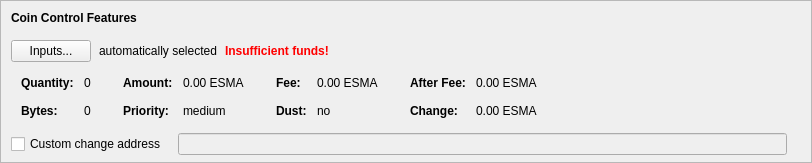
    <widget class="QFrame" name="frameCoinControl">
     <property name="sizePolicy">
      <sizepolicy hsizetype="Expanding" vsizetype="Expanding">
       <horstretch>0</horstretch>
       <verstretch>0</verstretch>
      </sizepolicy>
     </property>
     <property name="maximumSize">
      <size>
       <width>16777215</width>
       <height>16777215</height>
      </size>
     </property>
     <property name="frameShape">
      <enum>QFrame::StyledPanel</enum>
     </property>
     <property name="frameShadow">
      <enum>QFrame::Sunken</enum>
     </property>
     <layout class="QVBoxLayout" name="verticalLayoutCoinControl2">
      <property name="spacing">
       <number>0</number>
      </property>
      <property name="leftMargin">
       <number>0</number>
      </property>
      <property name="topMargin">
       <number>0</number>
      </property>
      <property name="rightMargin">
       <number>0</number>
      </property>
      <property name="bottomMargin">
       <number>6</number>
      </property>
      <item>
       <layout class="QVBoxLayout" name="verticalLayoutCoinControl" stretch="0,0,0,0,1">
        <property name="spacing">
         <number>0</number>
        </property>
        <property name="leftMargin">
         <number>10</number>
        </property>
        <property name="topMargin">
         <number>10</number>
        </property>
        <item>
         <layout class="QHBoxLayout" name="horizontalLayoutCoinControl1">
          <property name="bottomMargin">
           <number>15</number>
          </property>
          <item>
           <widget class="QLabel" name="labelCoinControlFeatures">
            <property name="sizePolicy">
             <sizepolicy hsizetype="Preferred" vsizetype="Maximum">
              <horstretch>0</horstretch>
              <verstretch>0</verstretch>
             </sizepolicy>
            </property>
            <property name="font">
             <font>
              <weight>75</weight>
              <bold>true</bold>
             </font>
            </property>
            <property name="styleSheet">
             <string notr="true">font-weight:bold;</string>
            </property>
            <property name="text">
             <string>Coin Control Features</string>
            </property>
           </widget>
          </item>
         </layout>
        </item>
        <item>
         <layout class="QHBoxLayout" name="horizontalLayoutCoinControl2" stretch="0,0,0,0">
          <property name="spacing">
           <number>8</number>
          </property>
          <property name="bottomMargin">
           <number>10</number>
          </property>
          <item>
           <widget class="QPushButton" name="pushButtonCoinControl">
            <property name="styleSheet">
             <string notr="true"/>
            </property>
            <property name="text">
             <string>Inputs...</string>
            </property>
            <property name="autoDefault">
             <bool>false</bool>
            </property>
           </widget>
          </item>
          <item>
           <widget class="QLabel" name="labelCoinControlAutomaticallySelected">
            <property name="text">
             <string>automatically selected</string>
            </property>
            <property name="margin">
             <number>5</number>
            </property>
           </widget>
          </item>
          <item>
           <widget class="QLabel" name="labelCoinControlInsuffFunds">
            <property name="font">
             <font>
              <weight>75</weight>
              <bold>true</bold>
             </font>
            </property>
            <property name="styleSheet">
             <string notr="true">color:red;font-weight:bold;</string>
            </property>
            <property name="text">
             <string>Insufficient funds!</string>
            </property>
            <property name="margin">
             <number>5</number>
            </property>
           </widget>
          </item>
          <item>
           <spacer name="horizontalSpacerCoinControl">
            <property name="orientation">
             <enum>Qt::Horizontal</enum>
            </property>
            <property name="sizeHint" stdset="0">
             <size>
              <width>40</width>
              <height>1</height>
             </size>
            </property>
           </spacer>
          </item>
         </layout>
        </item>
        <item>
         <widget class="QWidget" name="widgetCoinControl" native="true">
          <property name="sizePolicy">
           <sizepolicy hsizetype="Preferred" vsizetype="Preferred">
            <horstretch>0</horstretch>
            <verstretch>0</verstretch>
           </sizepolicy>
          </property>
          <property name="minimumSize">
           <size>
            <width>0</width>
            <height>0</height>
           </size>
          </property>
          <property name="styleSheet">
           <string notr="true"/>
          </property>
          <layout class="QHBoxLayout" name="horizontalLayoutCoinControl5">
           <property name="leftMargin">
            <number>0</number>
           </property>
           <property name="topMargin">
            <number>0</number>
           </property>
           <property name="rightMargin">
            <number>0</number>
           </property>
           <property name="bottomMargin">
            <number>0</number>
           </property>
           <item>
            <layout class="QHBoxLayout" name="horizontalLayoutCoinControl3" stretch="0,0,0,1">
             <property name="spacing">
              <number>20</number>
             </property>
             <property name="topMargin">
              <number>0</number>
             </property>
             <property name="bottomMargin">
              <number>10</number>
             </property>
             <item>
              <layout class="QFormLayout" name="formLayoutCoinControl1">
               <property name="horizontalSpacing">
                <number>10</number>
               </property>
               <property name="verticalSpacing">
                <number>14</number>
               </property>
               <property name="leftMargin">
                <number>10</number>
               </property>
               <property name="topMargin">
                <number>4</number>
               </property>
               <property name="rightMargin">
                <number>6</number>
               </property>
               <item row="0" column="0">
                <widget class="QLabel" name="labelCoinControlQuantityText">
                 <property name="font">
                  <font>
                   <weight>75</weight>
                   <bold>true</bold>
                  </font>
                 </property>
                 <property name="text">
                  <string>Quantity:</string>
                 </property>
                 <property name="margin">
                  <number>0</number>
                 </property>
                </widget>
               </item>
               <item row="0" column="1">
                <widget class="QLabel" name="labelCoinControlQuantity">
                 <property name="cursor">
                  <cursorShape>IBeamCursor</cursorShape>
                 </property>
                 <property name="contextMenuPolicy">
                  <enum>Qt::ActionsContextMenu</enum>
                 </property>
                 <property name="text">
                  <string notr="true">0</string>
                 </property>
                 <property name="margin">
                  <number>0</number>
                 </property>
                 <property name="textInteractionFlags">
                  <set>Qt::LinksAccessibleByMouse|Qt::TextSelectableByKeyboard|Qt::TextSelectableByMouse</set>
                 </property>
                </widget>
               </item>
               <item row="1" column="0">
                <widget class="QLabel" name="labelCoinControlBytesText">
                 <property name="font">
                  <font>
                   <weight>75</weight>
                   <bold>true</bold>
                  </font>
                 </property>
                 <property name="text">
                  <string>Bytes:</string>
                 </property>
                </widget>
               </item>
               <item row="1" column="1">
                <widget class="QLabel" name="labelCoinControlBytes">
                 <property name="cursor">
                  <cursorShape>IBeamCursor</cursorShape>
                 </property>
                 <property name="contextMenuPolicy">
                  <enum>Qt::ActionsContextMenu</enum>
                 </property>
                 <property name="text">
                  <string notr="true">0</string>
                 </property>
                 <property name="textInteractionFlags">
                  <set>Qt::LinksAccessibleByMouse|Qt::TextSelectableByKeyboard|Qt::TextSelectableByMouse</set>
                 </property>
                </widget>
               </item>
              </layout>
             </item>
             <item>
              <layout class="QFormLayout" name="formLayoutCoinControl2">
               <property name="horizontalSpacing">
                <number>10</number>
               </property>
               <property name="verticalSpacing">
                <number>14</number>
               </property>
               <property name="leftMargin">
                <number>6</number>
               </property>
               <property name="topMargin">
                <number>4</number>
               </property>
               <property name="rightMargin">
                <number>6</number>
               </property>
               <item row="0" column="0">
                <widget class="QLabel" name="labelCoinControlAmountText">
                 <property name="font">
                  <font>
                   <weight>75</weight>
                   <bold>true</bold>
                  </font>
                 </property>
                 <property name="text">
                  <string>Amount:</string>
                 </property>
                 <property name="margin">
                  <number>0</number>
                 </property>
                </widget>
               </item>
               <item row="0" column="1">
                <widget class="QLabel" name="labelCoinControlAmount">
                 <property name="cursor">
                  <cursorShape>IBeamCursor</cursorShape>
                 </property>
                 <property name="contextMenuPolicy">
                  <enum>Qt::ActionsContextMenu</enum>
                 </property>
                 <property name="text">
                  <string notr="true">0.00 ESMA</string>
                 </property>
                 <property name="textInteractionFlags">
                  <set>Qt::LinksAccessibleByMouse|Qt::TextSelectableByKeyboard|Qt::TextSelectableByMouse</set>
                 </property>
                </widget>
               </item>
               <item row="1" column="0">
                <widget class="QLabel" name="labelCoinControlPriorityText">
                 <property name="font">
                  <font>
                   <weight>75</weight>
                   <bold>true</bold>
                  </font>
                 </property>
                 <property name="text">
                  <string>Priority:</string>
                 </property>
                </widget>
               </item>
               <item row="1" column="1">
                <widget class="QLabel" name="labelCoinControlPriority">
                 <property name="cursor">
                  <cursorShape>IBeamCursor</cursorShape>
                 </property>
                 <property name="contextMenuPolicy">
                  <enum>Qt::ActionsContextMenu</enum>
                 </property>
                 <property name="text">
                  <string>medium</string>
                 </property>
                 <property name="textInteractionFlags">
                  <set>Qt::LinksAccessibleByMouse|Qt::TextSelectableByKeyboard|Qt::TextSelectableByMouse</set>
                 </property>
                </widget>
               </item>
              </layout>
             </item>
             <item>
              <layout class="QFormLayout" name="formLayoutCoinControl3">
               <property name="horizontalSpacing">
                <number>10</number>
               </property>
               <property name="verticalSpacing">
                <number>14</number>
               </property>
               <property name="leftMargin">
                <number>6</number>
               </property>
               <property name="topMargin">
                <number>4</number>
               </property>
               <property name="rightMargin">
                <number>6</number>
               </property>
               <item row="0" column="0">
                <widget class="QLabel" name="labelCoinControlFeeText">
                 <property name="font">
                  <font>
                   <weight>75</weight>
                   <bold>true</bold>
                  </font>
                 </property>
                 <property name="text">
                  <string>Fee:</string>
                 </property>
                 <property name="margin">
                  <number>0</number>
                 </property>
                </widget>
               </item>
               <item row="0" column="1">
                <widget class="QLabel" name="labelCoinControlFee">
                 <property name="cursor">
                  <cursorShape>IBeamCursor</cursorShape>
                 </property>
                 <property name="contextMenuPolicy">
                  <enum>Qt::ActionsContextMenu</enum>
                 </property>
                 <property name="text">
                  <string notr="true">0.00 ESMA</string>
                 </property>
                 <property name="textInteractionFlags">
                  <set>Qt::LinksAccessibleByMouse|Qt::TextSelectableByKeyboard|Qt::TextSelectableByMouse</set>
                 </property>
                </widget>
               </item>
               <item row="1" column="0">
                <widget class="QLabel" name="labelCoinControlLowOutputText">
                 <property name="font">
                  <font>
                   <weight>75</weight>
                   <bold>true</bold>
                  </font>
                 </property>
                 <property name="text">
                  <string>Dust:</string>
                 </property>
                </widget>
               </item>
               <item row="1" column="1">
                <widget class="QLabel" name="labelCoinControlLowOutput">
                 <property name="cursor">
                  <cursorShape>IBeamCursor</cursorShape>
                 </property>
                 <property name="contextMenuPolicy">
                  <enum>Qt::ActionsContextMenu</enum>
                 </property>
                 <property name="text">
                  <string>no</string>
                 </property>
                 <property name="textInteractionFlags">
                  <set>Qt::LinksAccessibleByMouse|Qt::TextSelectableByKeyboard|Qt::TextSelectableByMouse</set>
                 </property>
                </widget>
               </item>
              </layout>
             </item>
             <item>
              <layout class="QFormLayout" name="formLayoutCoinControl4">
               <property name="horizontalSpacing">
                <number>10</number>
               </property>
               <property name="verticalSpacing">
                <number>14</number>
               </property>
               <property name="leftMargin">
                <number>6</number>
               </property>
               <property name="topMargin">
                <number>4</number>
               </property>
               <property name="rightMargin">
                <number>6</number>
               </property>
               <item row="0" column="0">
                <widget class="QLabel" name="labelCoinControlAfterFeeText">
                 <property name="font">
                  <font>
                   <weight>75</weight>
                   <bold>true</bold>
                  </font>
                 </property>
                 <property name="text">
                  <string>After Fee:</string>
                 </property>
                 <property name="margin">
                  <number>0</number>
                 </property>
                </widget>
               </item>
               <item row="0" column="1">
                <widget class="QLabel" name="labelCoinControlAfterFee">
                 <property name="cursor">
                  <cursorShape>IBeamCursor</cursorShape>
                 </property>
                 <property name="contextMenuPolicy">
                  <enum>Qt::ActionsContextMenu</enum>
                 </property>
                 <property name="text">
                  <string notr="true">0.00 ESMA</string>
                 </property>
                 <property name="textInteractionFlags">
                  <set>Qt::LinksAccessibleByMouse|Qt::TextSelectableByKeyboard|Qt::TextSelectableByMouse</set>
                 </property>
                </widget>
               </item>
               <item row="1" column="0">
                <widget class="QLabel" name="labelCoinControlChangeText">
                 <property name="font">
                  <font>
                   <weight>75</weight>
                   <bold>true</bold>
                  </font>
                 </property>
                 <property name="text">
                  <string>Change:</string>
                 </property>
                </widget>
               </item>
               <item row="1" column="1">
                <widget class="QLabel" name="labelCoinControlChange">
                 <property name="cursor">
                  <cursorShape>IBeamCursor</cursorShape>
                 </property>
                 <property name="contextMenuPolicy">
                  <enum>Qt::ActionsContextMenu</enum>
                 </property>
                 <property name="text">
                  <string notr="true">0.00 ESMA</string>
                 </property>
                 <property name="textInteractionFlags">
                  <set>Qt::LinksAccessibleByMouse|Qt::TextSelectableByKeyboard|Qt::TextSelectableByMouse</set>
                 </property>
                </widget>
               </item>
              </layout>
             </item>
            </layout>
           </item>
          </layout>
         </widget>
        </item>
        <item>
         <layout class="QHBoxLayout" name="horizontalLayoutCoinControl4" stretch="0,0,0">
          <property name="spacing">
           <number>12</number>
          </property>
          <property name="sizeConstraint">
           <enum>QLayout::SetDefaultConstraint</enum>
          </property>
          <property name="topMargin">
           <number>5</number>
          </property>
          <property name="rightMargin">
           <number>5</number>
          </property>
          <item>
           <widget class="QCheckBox" name="checkBoxCoinControlChange">
            <property name="toolTip">
             <string>If this is activated, but the change address is empty or invalid, change will be sent to a newly generated address.</string>
            </property>
            <property name="text">
             <string>Custom change address</string>
            </property>
           </widget>
          </item>
          <item>
           <widget class="QValidatedLineEdit" name="lineEditCoinControlChange">
            <property name="enabled">
             <bool>false</bool>
            </property>
            <property name="sizePolicy">
             <sizepolicy hsizetype="Expanding" vsizetype="Fixed">
              <horstretch>0</horstretch>
              <verstretch>0</verstretch>
             </sizepolicy>
            </property>
           </widget>
          </item>
          <item>
           <widget class="QLabel" name="labelCoinControlChangeLabel">
            <property name="sizePolicy">
             <sizepolicy hsizetype="Preferred" vsizetype="Expanding">
              <horstretch>0</horstretch>
              <verstretch>0</verstretch>
             </sizepolicy>
            </property>
            <property name="minimumSize">
             <size>
              <width>0</width>
              <height>0</height>
             </size>
            </property>
            <property name="text">
             <string/>
            </property>
            <property name="margin">
             <number>3</number>
            </property>
           </widget>
          </item>
         </layout>
        </item>
        <item>
         <spacer name="verticalSpacerCoinControl">
          <property name="orientation">
           <enum>Qt::Vertical</enum>
          </property>
          <property name="sizeHint" stdset="0">
           <size>
            <width>800</width>
            <height>1</height>
           </size>
          </property>
         </spacer>
        </item>
       </layout>
      </item>
     </layout>
    </widget>
